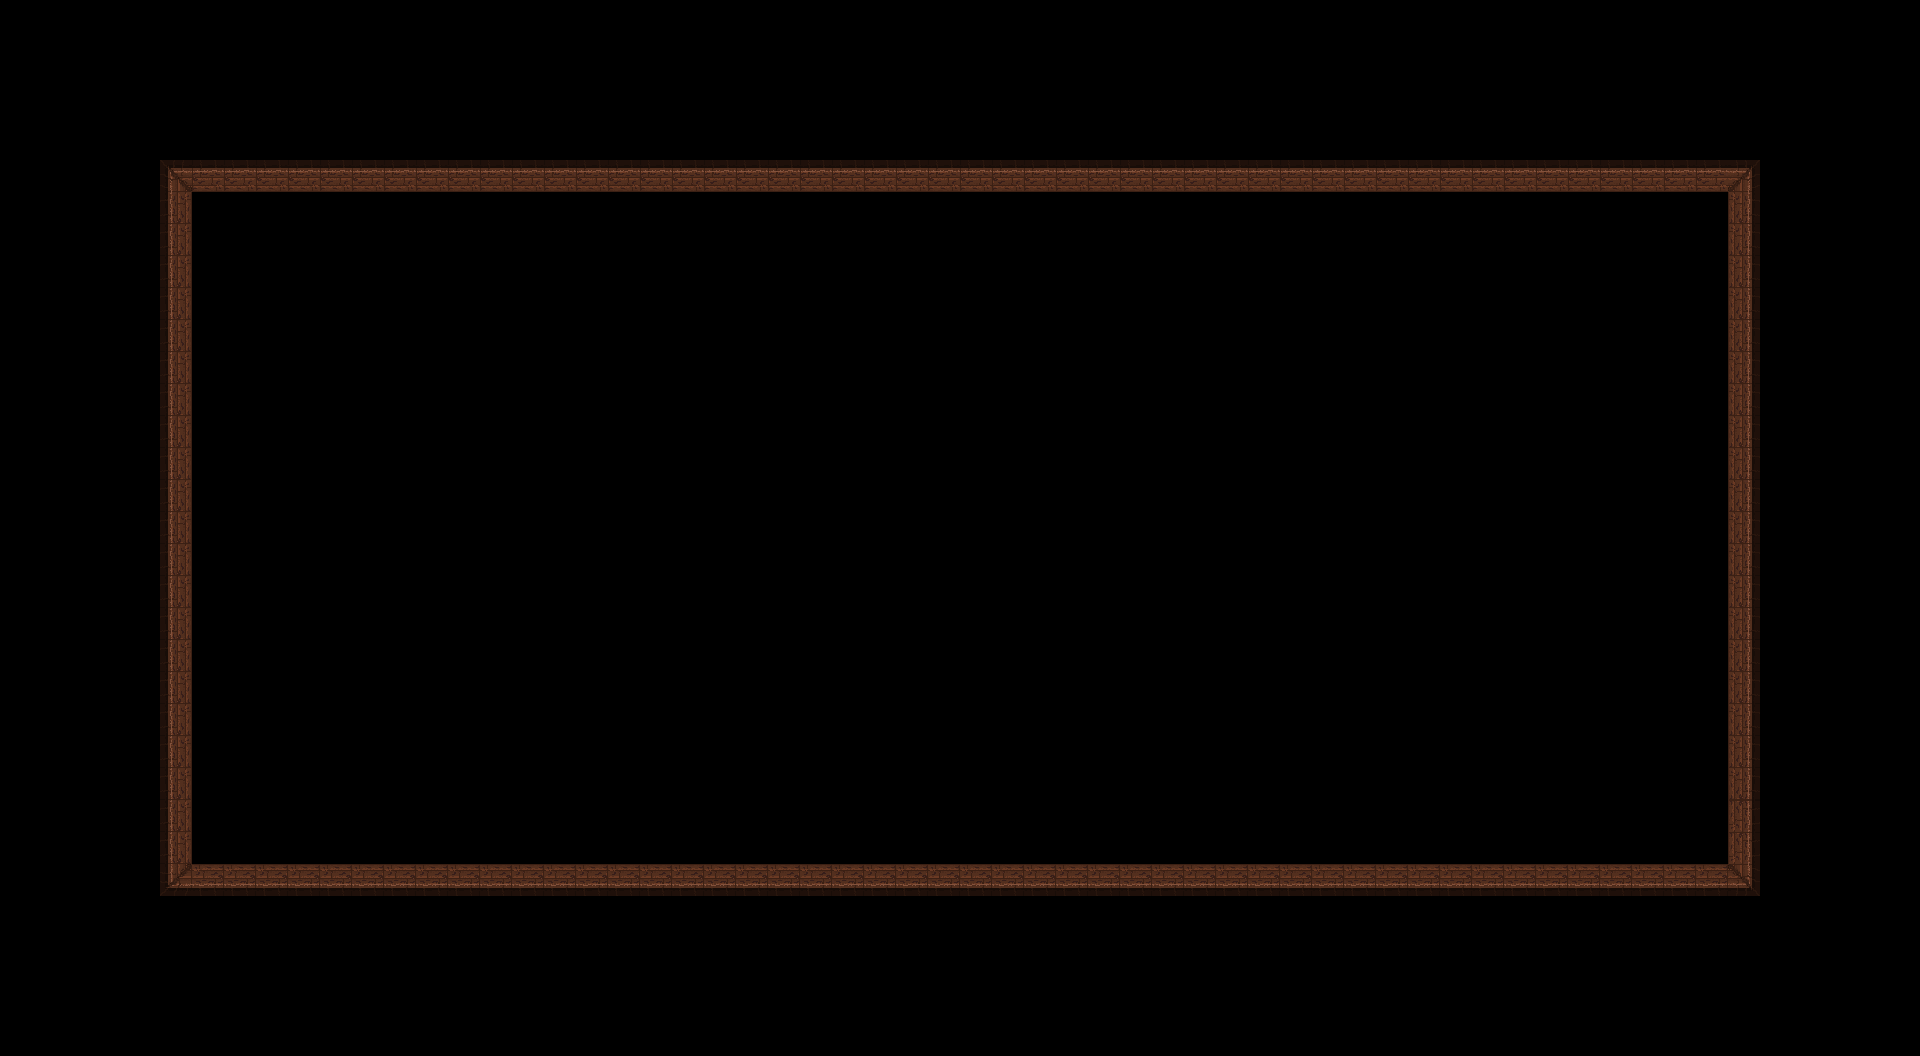

This game map was drawn from its Tiled (.tmx) file and the tilesets committed beside it. A one-line description and the full map source follow:
An orthogonal 60x33 tile map with 32x32 px tiles, 1 tile layer (floor).

<map version="1.5" tiledversion="1.5.0" orientation="orthogonal" renderorder="right-down" width="60" height="33" tilewidth="32" tileheight="32" infinite="0" nextlayerid="5" nextobjectid="11">
 <tileset firstgid="1" source="room.tsx" />
 <objectgroup id="3" name="border" />
 <layer id="4" name="floor" width="60" height="33">
  <data encoding="csv">
0,0,0,0,0,0,0,0,0,0,0,0,0,0,0,0,0,0,0,0,0,0,0,0,0,0,0,0,0,0,0,0,0,0,0,0,0,0,0,0,0,0,0,0,0,0,0,0,0,0,0,0,0,0,0,0,0,0,0,0,
0,0,0,0,0,0,0,0,0,0,0,0,0,0,0,0,0,0,0,0,0,0,0,0,0,0,0,0,0,0,0,0,0,0,0,0,0,0,0,0,0,0,0,0,0,0,0,0,0,0,0,0,0,0,0,0,0,0,0,0,
0,0,0,0,0,0,0,0,0,0,0,0,0,0,0,0,0,0,0,0,0,0,0,0,0,0,0,0,0,0,0,0,0,0,0,0,0,0,0,0,0,0,0,0,0,0,0,0,0,0,0,0,0,0,0,0,0,0,0,0,
0,0,0,0,0,0,0,0,0,0,0,0,0,0,0,0,0,0,0,0,0,0,0,0,0,0,0,0,0,0,0,0,0,0,0,0,0,0,0,0,0,0,0,0,0,0,0,0,0,0,0,0,0,0,0,0,0,0,0,0,
0,0,0,0,0,0,0,0,0,0,0,0,0,0,0,0,0,0,0,0,0,0,0,0,0,0,0,0,0,0,0,0,0,0,0,0,0,0,0,0,0,0,0,0,0,0,0,0,0,0,0,0,0,0,0,0,0,0,0,0,
0,0,0,0,0,1610612738,1,1,1,1,1,1,1,1,1,1,1,1,1,1,1,1,1,1,1,1,1,1,1,1,1,1,1,1,1,1,1,1,1,1,1,1,1,1,1,1,1,1,1,1,1,1,1,1,3758096386,0,0,0,0,0,
0,0,0,0,0,1610612737,0,0,0,0,0,0,0,0,0,0,0,0,0,0,0,0,0,0,0,0,0,0,0,0,0,0,0,0,0,0,0,0,0,0,0,0,0,0,0,0,0,0,0,0,0,0,0,0,3758096385,0,0,0,0,0,
0,0,0,0,0,1610612737,0,0,0,0,0,0,0,0,0,0,0,0,0,0,0,0,0,0,0,0,0,0,0,0,0,0,0,0,0,0,0,0,0,0,0,0,0,0,0,0,0,0,0,0,0,0,0,0,3758096385,0,0,0,0,0,
0,0,0,0,0,1610612737,0,0,0,0,0,0,0,0,0,0,0,0,0,0,0,0,0,0,0,0,0,0,0,0,0,0,0,0,0,0,0,0,0,0,0,0,0,0,0,0,0,0,0,0,0,0,0,0,3758096385,0,0,0,0,0,
0,0,0,0,0,1610612737,0,0,0,0,0,0,0,0,0,0,0,0,0,0,0,0,0,0,0,0,0,0,0,0,0,0,0,0,0,0,0,0,0,0,0,0,0,0,0,0,0,0,0,0,0,0,0,0,3758096385,0,0,0,0,0,
0,0,0,0,0,1610612737,0,0,0,0,0,0,0,0,0,0,0,0,0,0,0,0,0,0,0,0,0,0,0,0,0,0,0,0,0,0,0,0,0,0,0,0,0,0,0,0,0,0,0,0,0,0,0,0,3758096385,0,0,0,0,0,
0,0,0,0,0,1610612737,0,0,0,0,0,0,0,0,0,0,0,0,0,0,0,0,0,0,0,0,0,0,0,0,0,0,0,0,0,0,0,0,0,0,0,0,0,0,0,0,0,0,0,0,0,0,0,0,3758096385,0,0,0,0,0,
0,0,0,0,0,1610612737,0,0,0,0,0,0,0,0,0,0,0,0,0,0,0,0,0,0,0,0,0,0,0,0,0,0,0,0,0,0,0,0,0,0,0,0,0,0,0,0,0,0,0,0,0,0,0,0,3758096385,0,0,0,0,0,
0,0,0,0,0,1610612737,0,0,0,0,0,0,0,0,0,0,0,0,0,0,0,0,0,0,0,0,0,0,0,0,0,0,0,0,0,0,0,0,0,0,0,0,0,0,0,0,0,0,0,0,0,0,0,0,3758096385,0,0,0,0,0,
0,0,0,0,0,1610612737,0,0,0,0,0,0,0,0,0,0,0,0,0,0,0,0,0,0,0,0,0,0,0,0,0,0,0,0,0,0,0,0,0,0,0,0,0,0,0,0,0,0,0,0,0,0,0,0,3758096385,0,0,0,0,0,
0,0,0,0,0,1610612737,0,0,0,0,0,0,0,0,0,0,0,0,0,0,0,0,0,0,0,0,0,0,0,0,0,0,0,0,0,0,0,0,0,0,0,0,0,0,0,0,0,0,0,0,0,0,0,0,3758096385,0,0,0,0,0,
0,0,0,0,0,1610612737,0,0,0,0,0,0,0,0,0,0,0,0,0,0,0,0,0,0,0,0,0,0,0,0,0,0,0,0,0,0,0,0,0,0,0,0,0,0,0,0,0,0,0,0,0,0,0,0,3758096385,0,0,0,0,0,
0,0,0,0,0,1610612737,0,0,0,0,0,0,0,0,0,0,0,0,0,0,0,0,0,0,0,0,0,0,0,0,0,0,0,0,0,0,0,0,0,0,0,0,0,0,0,0,0,0,0,0,0,0,0,0,3758096385,0,0,0,0,0,
0,0,0,0,0,1610612737,0,0,0,0,0,0,0,0,0,0,0,0,0,0,0,0,0,0,0,0,0,0,0,0,0,0,0,0,0,0,0,0,0,0,0,0,0,0,0,0,0,0,0,0,0,0,0,0,3758096385,0,0,0,0,0,
0,0,0,0,0,1610612737,0,0,0,0,0,0,0,0,0,0,0,0,0,0,0,0,0,0,0,0,0,0,0,0,0,0,0,0,0,0,0,0,0,0,0,0,0,0,0,0,0,0,0,0,0,0,0,0,3758096385,0,0,0,0,0,
0,0,0,0,0,1610612737,0,0,0,0,0,0,0,0,0,0,0,0,0,0,0,0,0,0,0,0,0,0,0,0,0,0,0,0,0,0,0,0,0,0,0,0,0,0,0,0,0,0,0,0,0,0,0,0,3758096385,0,0,0,0,0,
0,0,0,0,0,1610612737,0,0,0,0,0,0,0,0,0,0,0,0,0,0,0,0,0,0,0,0,0,0,0,0,0,0,0,0,0,0,0,0,0,0,0,0,0,0,0,0,0,0,0,0,0,0,0,0,3758096385,0,0,0,0,0,
0,0,0,0,0,1610612737,0,0,0,0,0,0,0,0,0,0,0,0,0,0,0,0,0,0,0,0,0,0,0,0,0,0,0,0,0,0,0,0,0,0,0,0,0,0,0,0,0,0,0,0,0,0,0,0,3758096385,0,0,0,0,0,
0,0,0,0,0,1610612737,0,0,0,0,0,0,0,0,0,0,0,0,0,0,0,0,0,0,0,0,0,0,0,0,0,0,0,0,0,0,0,0,0,0,0,0,0,0,0,0,0,0,0,0,0,0,0,0,3758096385,0,0,0,0,0,
0,0,0,0,0,1610612737,0,0,0,0,0,0,0,0,0,0,0,0,0,0,0,0,0,0,0,0,0,0,0,0,0,0,0,0,0,0,0,0,0,0,0,0,0,0,0,0,0,0,0,0,0,0,0,0,3758096385,0,0,0,0,0,
0,0,0,0,0,1610612737,0,0,0,0,0,0,0,0,0,0,0,0,0,0,0,0,0,0,0,0,0,0,0,0,0,0,0,0,0,0,0,0,0,0,0,0,0,0,0,0,0,0,0,0,0,0,0,0,2684354561,0,0,0,0,0,
0,0,0,0,0,1610612737,0,0,0,0,0,0,0,0,0,0,0,0,0,0,0,0,0,0,0,0,0,0,0,0,0,0,0,0,0,0,0,0,0,0,0,0,0,0,0,0,0,0,0,0,0,0,0,0,2684354561,0,0,0,0,0,
0,0,0,0,0,3221225474,3221225473,3221225473,3221225473,3221225473,3221225473,3221225473,3221225473,3221225473,3221225473,3221225473,3221225473,3221225473,3221225473,3221225473,3221225473,3221225473,3221225473,3221225473,3221225473,3221225473,3221225473,3221225473,3221225473,3221225473,3221225473,3221225473,3221225473,3221225473,3221225473,3221225473,3221225473,3221225473,3221225473,3221225473,3221225473,3221225473,3221225473,3221225473,3221225473,3221225473,3221225473,3221225473,3221225473,3221225473,3221225473,3221225473,3221225473,3221225473,2684354562,0,0,0,0,0,
0,0,0,0,0,0,0,0,0,0,0,0,0,0,0,0,0,0,0,0,0,0,0,0,0,0,0,0,0,0,0,0,0,0,0,0,0,0,0,0,0,0,0,0,0,0,0,0,0,0,0,0,0,0,0,0,0,0,0,0,
0,0,0,0,0,0,0,0,0,0,0,0,0,0,0,0,0,0,0,0,0,0,0,0,0,0,0,0,0,0,0,0,0,0,0,0,0,0,0,0,0,0,0,0,0,0,0,0,0,0,0,0,0,0,0,0,0,0,0,0,
0,0,0,0,0,0,0,0,0,0,0,0,0,0,0,0,0,0,0,0,0,0,0,0,0,0,0,0,0,0,0,0,0,0,0,0,0,0,0,0,0,0,0,0,0,0,0,0,0,0,0,0,0,0,0,0,0,0,0,0,
0,0,0,0,0,0,0,0,0,0,0,0,0,0,0,0,0,0,0,0,0,0,0,0,0,0,0,0,0,0,0,0,0,0,0,0,0,0,0,0,0,0,0,0,0,0,0,0,0,0,0,0,0,0,0,0,0,0,0,0,
0,0,0,0,0,0,0,0,0,0,0,0,0,0,0,0,0,0,0,0,0,0,0,0,0,0,0,0,0,0,0,0,0,0,0,0,0,0,0,0,0,0,0,0,0,0,0,0,0,0,0,0,0,0,0,0,0,0,0,0
</data>
 </layer>
</map>
